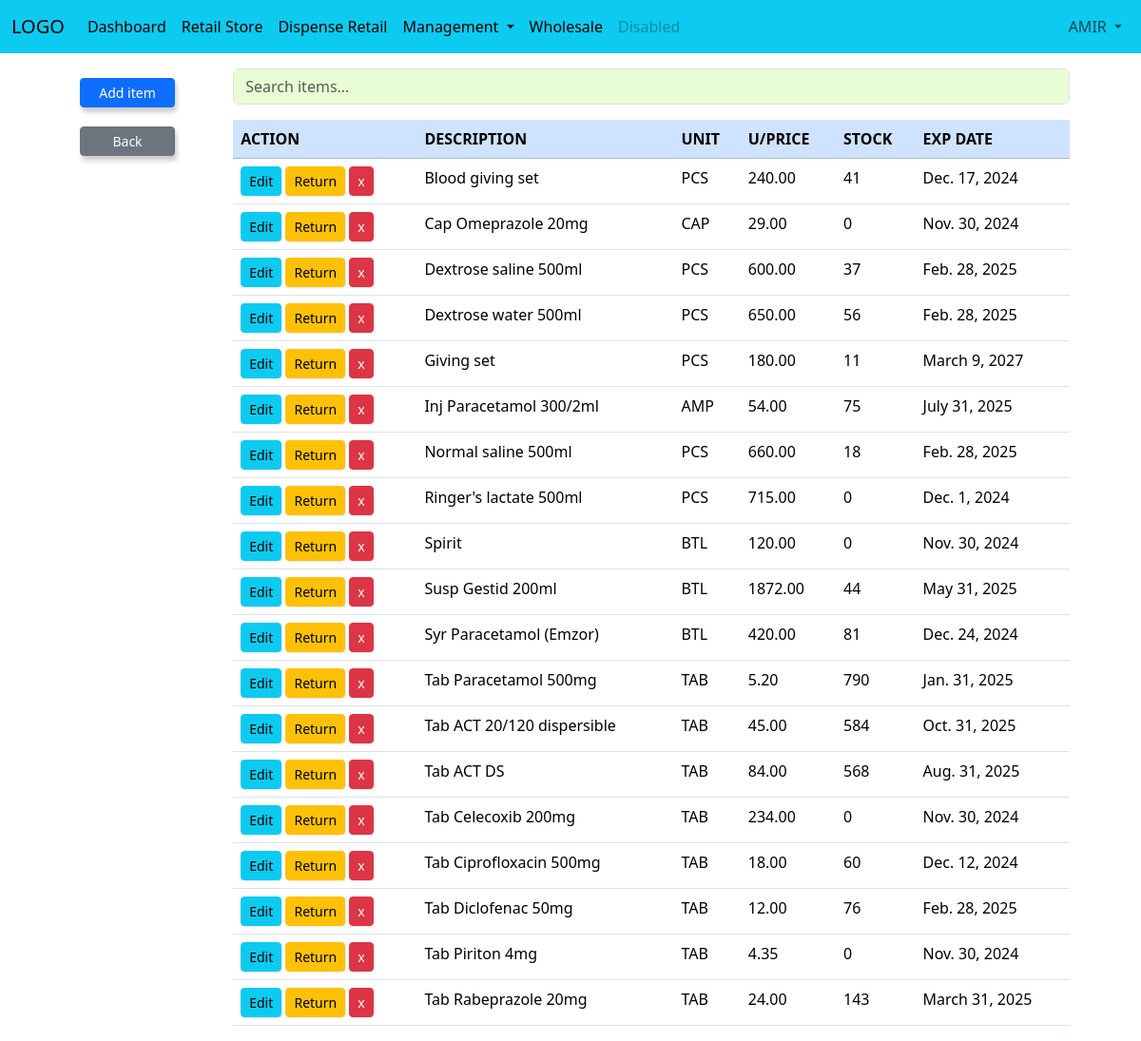
/store/ (signed in), run on the app's committed database.
### app/models.py (models this page shows, shortened)
class Item(models.Model):
    MARKUP_CHOICES = [
        (0, 'No markup'),
        (2.5, '2.5% markup'),
        (5, '5% markup'),
        (7.5, '7.5% markup'),
        (10, '10% markup'),
        (12.5, '12.5% markup'),
        (15, '15% markup'),
        (17.5, '17.5% markup'),
        (20, '20% markup'),
        (22.5, '22.5% markup'),
        (25, '25% markup'),
        (27.5, '27.5% markup'),
        (30, '30% markup'),
        (32.5, '32.5% markup'),
        (35, '35% markup'),
        (37.5, '37.5% markup'),
        (40, '40% markup'),
        (42.5, '42.5% markup'),
        (45, '45% markup'),
        (47.5, '47.5% markup'),
        (50, '50% markup'),
        (57.5, '57.5% markup'),
        (60, '60% markup'),
        (62.5, '62.5% markup'),
        (65, '65% markup'),
        (67.5, '67.5% markup'),
        (70, '70% markup'),
        (72., '72.% markup'),
        (75, '75% markup'),
        (77.5, '77.5% markup'),
        (80, '80% markup'),
        (82.5, '82.% markup'),
        (85, '85% markup'),
        (87.5, '87.5% markup'),
        (90, '90% markup'),
        (92., '92.% markup'),
        (95, '95% markup'),
        (97.5, '97.5% markup'),
        (100, '100% markup'),
    ]
    UNIT_CHOICES = [
        ('unit', 'Select Unit'),
        ('PCS', 'Pieces'),
        ('TAB', 'Tablets'),
        ('CAP', 'Capsules'),
        ('TIN', 'Tins'),
        ('BTL', 'Bottles'),
        ('PCK', 'Packets'),
        ('ROLL', 'Rolls'),
        ('CTN', 'Cartons'),
        ('AMP', 'Ampules'),
        ('VAIL', 'Vail'),
    ]
    name = models.CharField(max_length=100)
    unit = models.CharField(max_length=10, choices=UNIT_CHOICES, default='unit')
    cost = models.DecimalField(max_digits=10, decimal_places=2, default=0)
    price = models.DecimalField(max_digits=10, decimal_places=2)
    stock_quantity = models.IntegerField()
    exp_date = models.DateField()
    markup_percentage = models.IntegerField(choices=MARKUP_CHOICES, default=0)

### app/views.py (the view)
# urls.py: path('store/', views.store, name='store'),
@login_required
def store(request):
    items = Item.objects.all().order_by('name')
    total_purchase_value = sum(item.cost * item.stock_quantity for item in items)
    total_stock_value = sum(item.price * item.stock_quantity for item in items)
    total_profit = total_stock_value - total_purchase_value
    context = {
        'items': items,
        'total_purchase_value': total_purchase_value,
        'total_stock_value': total_stock_value,
        'total_profit': total_profit,
    }
    return render(request, 'store.html', context)

### app/templates/store.html (shortened to what this page needs)
{% extends 'base.html' %}
{% load static %}
    {% block content %}
    <div class="container">
        <div class="side-nav">
            <a class="btn btn-primary btn-sm" data-bs-toggle="modal" data-bs-target="#addItemModal" type="button">Add
                item</a>
            <a class="btn btn-secondary btn-sm" href="{{request.META.HTTP_REFERER}}">Back</a>
        </div>
        <div class="col-md-8 offset-4">
            <input type="text" class="form-control mb-3" hx-get="{% url 'search_item' %}"
                hx-trigger="keyup changed delay:300ms" hx-target="#item-list" placeholder="Search items..."
                name="search" style="background-color: rgb(232, 253, 211);">
            <table class="table table-hover">
                <thead class="table-primary">
                    <tr>
                        <th scope="col">ACTION</th>
                        <th scope="col">DESCRIPTION</th>
                        <th scope="col">UNIT</th>
                        <th scope="col">U/PRICE</th>
                        <th scope="col">STOCK</th>
                        <th scope="col">EXP DATE</th>
                    </tr>
                </thead>
                <tbody id="item-list">
                    {% for item in items %}
                    <tr>
                        <td>
                            <a class="btn btn-sm btn-info" data-bs-toggle="modal" data-bs-target="#editModal"
                                hx-get="{% url 'edit_item' item.id %}" hx-target="#editModal .modal-content">Edit</a>
                            <a class="btn btn-sm btn-warning" data-bs-toggle="modal" data-bs-target="#returnItemModal"
                                hx-get="{% url 'return_item' item.id %}"
                                hx-target="#returnItemModal .modal-content">Return</a>
                            <a href="{% url 'delete_item' item.id %}"
                                onclick="return confirm('Are you sure you want to delete {{item.name|title}} from  Store?')"
                                class="btn btn-sm btn-danger">x</a>
                        </td>
                        <td>{{item.name}}</td>
                        <td>{{item.unit}}</td>
                        <td>{{item.price}}</td>
                        <td>{{item.stock_quantity}}</td>
                        <td>{{item.exp_date}}</td>
                    </tr>
                    {% endfor %}
                </tbody>
            </table>
        </div>
    </div>
    {% endblock %}

### app/templates/navbar.html (shortened to what this page needs)
<nav class="navbar navbar-expand-lg navbar-light bg-info">
    <div class="container-fluid">
        <a class="navbar-brand" href="#">LOGO</a>
        <div class="collapse navbar-collapse" id="navbarSupportedContent">
            <ul class="navbar-nav me-auto mb-2 mb-lg-0">
                <li class="nav-item">
                    <a class="nav-link active" aria-current="page" href="{% url 'dashboard' %}">Dashboard</a>
                </li>
                <li class="nav-item">
                    <a class="nav-link active" aria-current="page" href="{% url 'store' %}">Retail Store</a>
                </li>
                <li class="nav-item">
                    <a class="nav-link active" href="{% url 'cart' %}">Dispense Retail</a>
                </li>
                <li class="nav-item dropdown">
                    <a class="nav-link active dropdown-toggle" href="#" id="navbarDropdown" role="button"
                        data-bs-toggle="dropdown" aria-expanded="false">
                        Management
                    </a>
                </li>
                <li class="nav-item">
                    <a class="nav-link active" href="{% url 'wholesale_page' %}">Wholesale</a>
                </li>
                <li class="nav-item">
                    <a class="nav-link disabled" href="#" tabindex="-1" aria-disabled="true">Disabled</a>
                </li>
            </ul>
            <ul class="navbar-nav mb-2 mb-lg-0 ms-auto">
                {% if user.is_authenticated %}
                <li class="nav-item dropdown">
                    <a class="nav-link dropdown-toggle" href="#" role="button" data-bs-toggle="dropdown"
                        aria-expanded="false">
                        {{ user.username|upper }}
                    </a>
                </li>
                {% else %}
                <li class="nav-item">
                    <a class="nav-link" href="{% url 'index' %}"><strong>Login</strong></a>
                </li>
                {% endif %}
            </ul>
        </div>
    </div>
</nav>

### app/templates/navbar.html (style rules this page uses)
.navbar { position: sticky; top: 0; z-index: 1020; }

### app/templates/store.html (style rules this page uses)
.container { display: grid; grid-template-columns: 1fr 4fr; margin-top: 1em; }
.col-md-8 { width: 55em; margin-left: -20px; }
.col-md-8 button, .col-md-8 a { box-shadow: 1px 1px 2px rgba(0, 0, 0, 0.1); }
.side-nav { width: 100px; position: sticky; top: 50px; height: calc(100vh - 50px); margin-left: 2em; }
.side-nav button, .side-nav a { margin: 10px; width: 100px; box-shadow: 2px 5px 5px rgba(0, 0, 0, 0.2); }

### data on the page
Item: name "Blood giving set", unit "PCS", price "240.00", stock_quantity "41", exp_date "Dec. 17, 2024"
Item: name "Cap Omeprazole 20mg", unit "CAP", price "29.00", stock_quantity "0", exp_date "Nov. 30, 2024"
Item: name "Dextrose saline 500ml", unit "PCS", price "600.00", stock_quantity "37", exp_date "Feb. 28, 2025"
Item: name "Dextrose water 500ml", unit "PCS", price "650.00", stock_quantity "56", exp_date "Feb. 28, 2025"
Item: name "Giving set", unit "PCS", price "180.00", stock_quantity "11", exp_date "March 9, 2027"
Item: name "Inj Paracetamol 300/2ml", unit "AMP", price "54.00", stock_quantity "75", exp_date "July 31, 2025"
Item: name "Normal saline 500ml", unit "PCS", price "660.00", stock_quantity "18", exp_date "Feb. 28, 2025"
Item: name "Ringer's lactate 500ml", unit "PCS", price "715.00", stock_quantity "0", exp_date "Dec. 1, 2024"
Item: name "Spirit", unit "BTL", price "120.00", stock_quantity "0", exp_date "Nov. 30, 2024"
Item: name "Susp Gestid 200ml", unit "BTL", price "1872.00", stock_quantity "44", exp_date "May 31, 2025"
Item: name "Syr Paracetamol (Emzor)", unit "BTL", price "420.00", stock_quantity "81", exp_date "Dec. 24, 2024"
Item: name "Tab Paracetamol 500mg", unit "TAB", price "5.20", stock_quantity "790", exp_date "Jan. 31, 2025"
Item: name "Tab ACT 20/120 dispersible", unit "TAB", price "45.00", stock_quantity "584", exp_date "Oct. 31, 2025"
Item: name "Tab ACT DS", unit "TAB", price "84.00", stock_quantity "568", exp_date "Aug. 31, 2025"
Item: name "Tab Celecoxib 200mg", unit "TAB", price "234.00", stock_quantity "0", exp_date "Nov. 30, 2024"
Item: name "Tab Ciprofloxacin 500mg", unit "TAB", price "18.00", stock_quantity "60", exp_date "Dec. 12, 2024"
Item: name "Tab Diclofenac 50mg", unit "TAB", price "12.00", stock_quantity "76", exp_date "Feb. 28, 2025"
Item: name "Tab Piriton 4mg", unit "TAB", price "4.35", stock_quantity "0", exp_date "Nov. 30, 2024"
Item: name "Tab Rabeprazole 20mg", unit "TAB", price "24.00", stock_quantity "143", exp_date "March 31, 2025"

### other printed values
{{ user.username|upper }} "AMIR"
